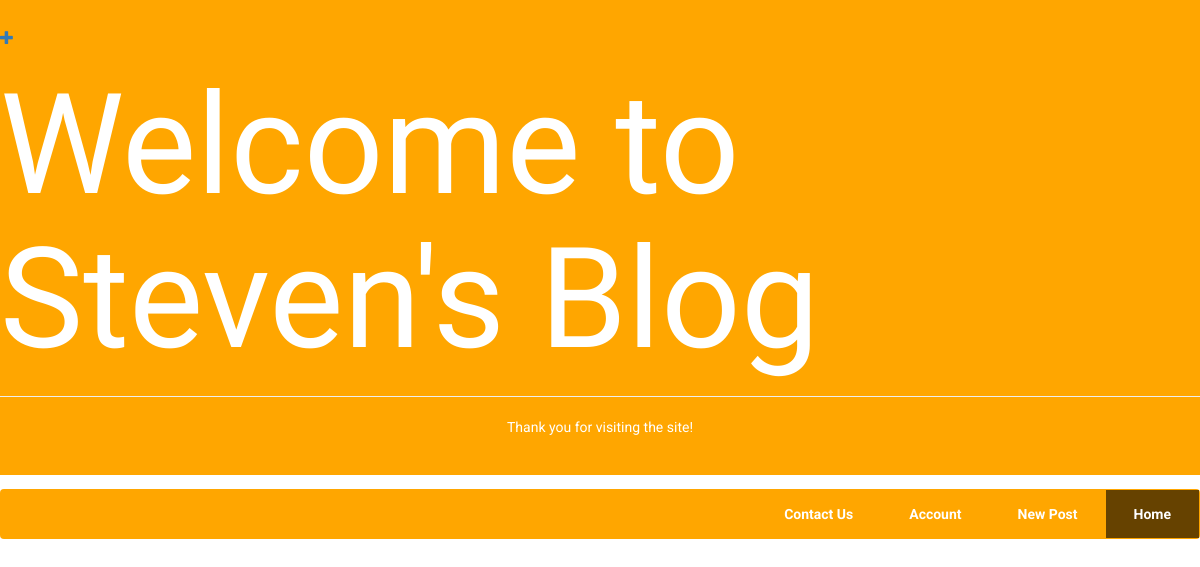
The app's page /, older data.
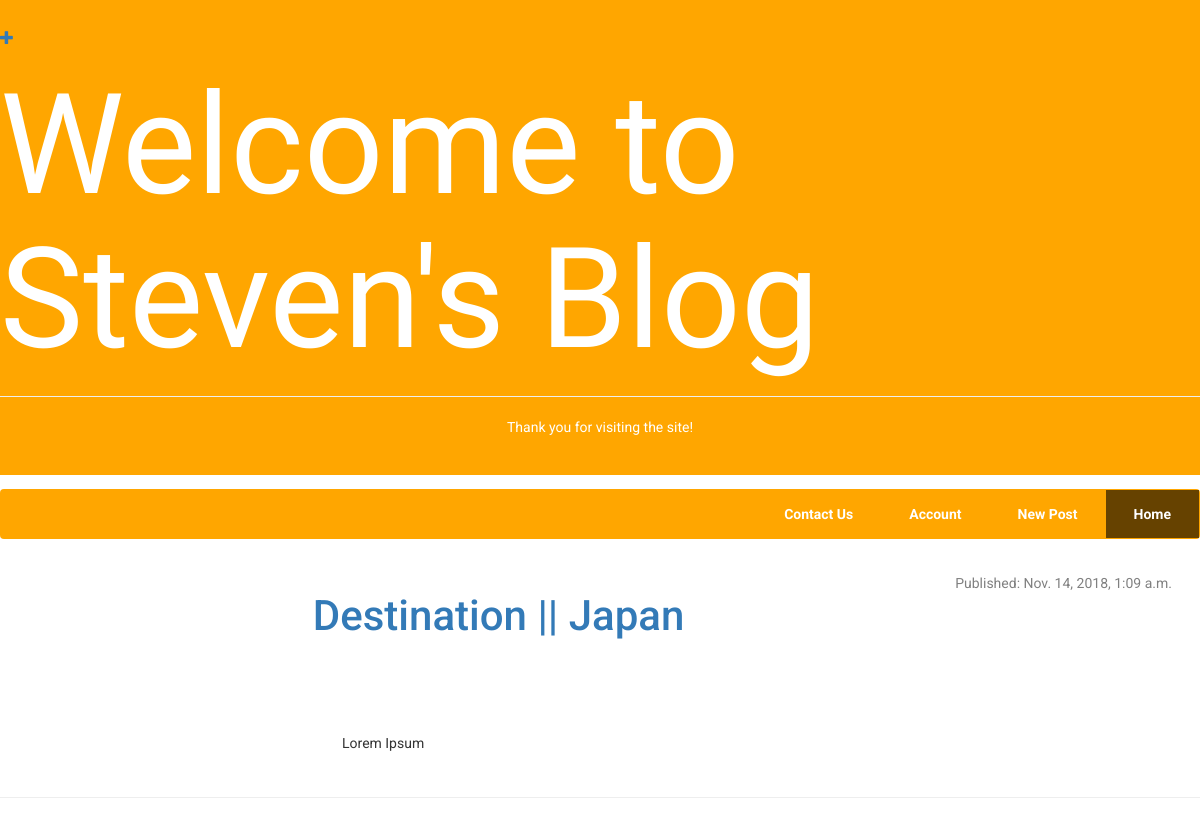
The same page, newer data.
### blog/models.py (models this page shows, shortened)
class Post(models.Model):
    author = models.ForeignKey(settings.AUTH_USER_MODEL, on_delete=models.CASCADE)
    title = models.CharField(max_length=200)
    text = models.TextField()
    created_date = models.DateTimeField(default=timezone.now)
    published_date = models.DateTimeField(blank=True, null=True)

### blog/views.py (the view)
# urls.py: path('', views.post_list, name='post_list'),
def post_list(request):
    posts = Post.objects.filter(published_date__lte=timezone.now()).order_by('published_date')
    return render(request, 'blog/post_list.html', {'posts': posts})

### blog/templates/blog/post_list.html
{% extends 'blog/base.html' %}
{% block content %}
  {% for post in posts %}
      <div class="post">
          <p class="time">Published: {{ post.published_date }}</p>
          <h2><a href="{% url 'post_detail' pk=post.pk %}">{{ post.title }}</a></h2>
          <p class="post_text">{{ post.text|linebreaksbr }}</p>
      </div>
      <hr>
  {% endfor %}
{% endblock %}

Row changes from the older to the newer data that the page shows:
added Post: published_date "Nov. 14, 2018, 1:09 a.m.", title "Destination || Japan", text "Lorem Ipsum"
